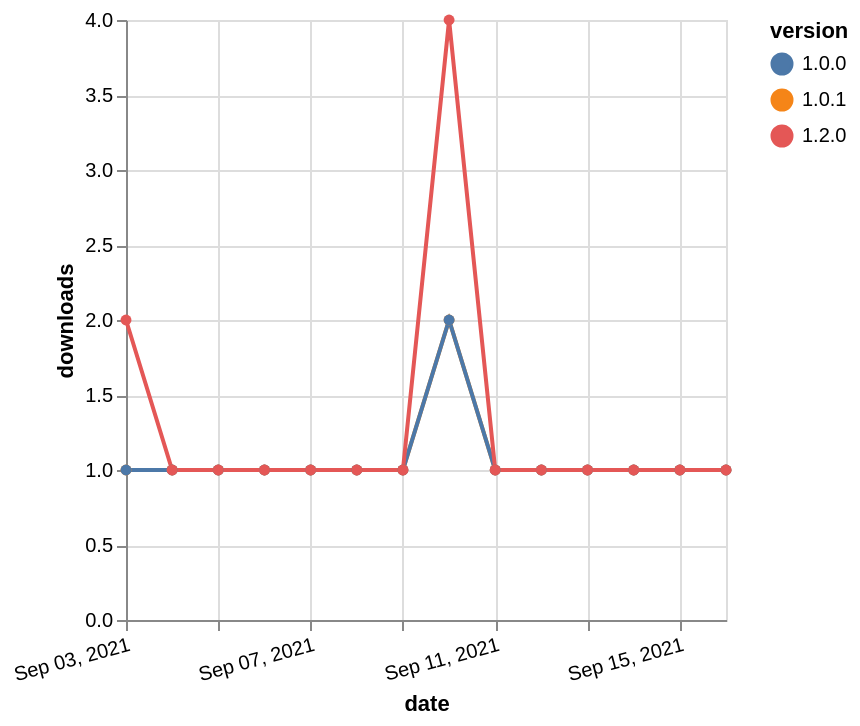

Vega-Lite specification for this chart:
### Vega-Lite specification from a JSON file in a GitHub repository (floating-point values rounded to 4 significant figures)
{"$schema": "https://vega.github.io/schema/vega-lite/v5.json", "description": "A simple bar chart with embedded data.", "data": {"values": [{"date": "2021-09-03", "total": 136, "delta": 1, "version": "1.0.1"}, {"date": "2021-09-04", "total": 137, "delta": 1, "version": "1.0.1"}, {"date": "2021-09-05", "total": 138, "delta": 1, "version": "1.0.1"}, {"date": "2021-09-06", "total": 139, "delta": 1, "version": "1.0.1"}, {"date": "2021-09-07", "total": 140, "delta": 1, "version": "1.0.1"}, {"date": "2021-09-08", "total": 141, "delta": 1, "version": "1.0.1"}, {"date": "2021-09-09", "total": 142, "delta": 1, "version": "1.0.1"}, {"date": "2021-09-10", "total": 144, "delta": 2, "version": "1.0.1"}, {"date": "2021-09-11", "total": 145, "delta": 1, "version": "1.0.1"}, {"date": "2021-09-12", "total": 146, "delta": 1, "version": "1.0.1"}, {"date": "2021-09-13", "total": 147, "delta": 1, "version": "1.0.1"}, {"date": "2021-09-14", "total": 148, "delta": 1, "version": "1.0.1"}, {"date": "2021-09-15", "total": 149, "delta": 1, "version": "1.0.1"}, {"date": "2021-09-16", "total": 150, "delta": 1, "version": "1.0.1"}, {"date": "2021-09-03", "total": 155, "delta": 1, "version": "1.0.0"}, {"date": "2021-09-04", "total": 156, "delta": 1, "version": "1.0.0"}, {"date": "2021-09-05", "total": 157, "delta": 1, "version": "1.0.0"}, {"date": "2021-09-06", "total": 158, "delta": 1, "version": "1.0.0"}, {"date": "2021-09-07", "total": 159, "delta": 1, "version": "1.0.0"}, {"date": "2021-09-08", "total": 160, "delta": 1, "version": "1.0.0"}, {"date": "2021-09-09", "total": 161, "delta": 1, "version": "1.0.0"}, {"date": "2021-09-10", "total": 163, "delta": 2, "version": "1.0.0"}, {"date": "2021-09-11", "total": 164, "delta": 1, "version": "1.0.0"}, {"date": "2021-09-12", "total": 165, "delta": 1, "version": "1.0.0"}, {"date": "2021-09-13", "total": 166, "delta": 1, "version": "1.0.0"}, {"date": "2021-09-14", "total": 167, "delta": 1, "version": "1.0.0"}, {"date": "2021-09-15", "total": 168, "delta": 1, "version": "1.0.0"}, {"date": "2021-09-16", "total": 169, "delta": 1, "version": "1.0.0"}, {"date": "2021-09-03", "total": 118, "delta": 2, "version": "1.2.0"}, {"date": "2021-09-04", "total": 119, "delta": 1, "version": "1.2.0"}, {"date": "2021-09-05", "total": 120, "delta": 1, "version": "1.2.0"}, {"date": "2021-09-06", "total": 121, "delta": 1, "version": "1.2.0"}, {"date": "2021-09-07", "total": 122, "delta": 1, "version": "1.2.0"}, {"date": "2021-09-08", "total": 123, "delta": 1, "version": "1.2.0"}, {"date": "2021-09-09", "total": 124, "delta": 1, "version": "1.2.0"}, {"date": "2021-09-10", "total": 128, "delta": 4, "version": "1.2.0"}, {"date": "2021-09-11", "total": 129, "delta": 1, "version": "1.2.0"}, {"date": "2021-09-12", "total": 130, "delta": 1, "version": "1.2.0"}, {"date": "2021-09-13", "total": 131, "delta": 1, "version": "1.2.0"}, {"date": "2021-09-14", "total": 132, "delta": 1, "version": "1.2.0"}, {"date": "2021-09-15", "total": 133, "delta": 1, "version": "1.2.0"}, {"date": "2021-09-16", "total": 134, "delta": 1, "version": "1.2.0"}]}, "width": "container", "mark": {"type": "line", "point": {"filled": true}}, "encoding": {"x": {"field": "date", "type": "temporal", "timeUnit": "yearmonthdate", "title": "date", "axis": {"labelAngle": -15}}, "y": {"field": "delta", "type": "quantitative", "title": "downloads"}, "color": {"field": "version", "type": "nominal"}, "tooltip": {"field": "delta"}}}
